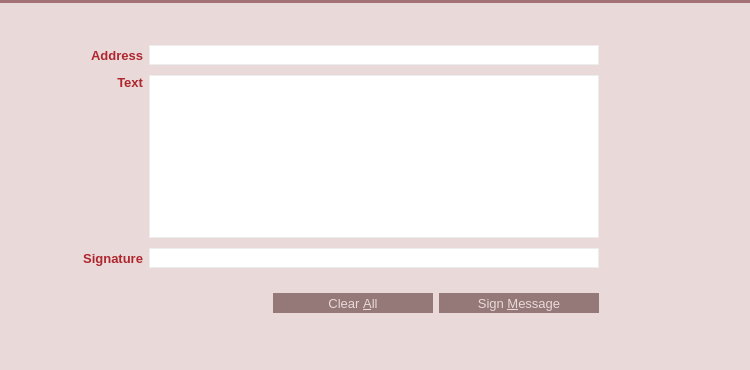
<?xml version="1.0" encoding="UTF-8"?>
<ui version="4.0">
 <class>SignMessagePage</class>
 <widget class="QWidget" name="SignMessagePage">
  <property name="geometry">
   <rect>
    <x>0</x>
    <y>0</y>
    <width>750</width>
    <height>370</height>
   </rect>
  </property>
  <property name="palette">
   <palette>
    <active>
     <colorrole role="Button">
      <brush brushstyle="SolidPattern">
       <color alpha="255">
        <red>233</red>
        <green>217</green>
        <blue>216</blue>
       </color>
      </brush>
     </colorrole>
     <colorrole role="Base">
      <brush brushstyle="SolidPattern">
       <color alpha="255">
        <red>233</red>
        <green>217</green>
        <blue>216</blue>
       </color>
      </brush>
     </colorrole>
     <colorrole role="Window">
      <brush brushstyle="SolidPattern">
       <color alpha="255">
        <red>233</red>
        <green>217</green>
        <blue>216</blue>
       </color>
      </brush>
     </colorrole>
     <colorrole role="Highlight">
      <brush brushstyle="SolidPattern">
       <color alpha="255">
        <red>235</red>
        <green>235</green>
        <blue>235</blue>
       </color>
      </brush>
     </colorrole>
     <colorrole role="HighlightedText">
      <brush brushstyle="SolidPattern">
       <color alpha="255">
        <red>171</red>
        <green>127</green>
        <blue>130</blue>
       </color>
      </brush>
     </colorrole>
    </active>
    <inactive>
     <colorrole role="Button">
      <brush brushstyle="SolidPattern">
       <color alpha="255">
        <red>233</red>
        <green>217</green>
        <blue>216</blue>
       </color>
      </brush>
     </colorrole>
     <colorrole role="Base">
      <brush brushstyle="SolidPattern">
       <color alpha="255">
        <red>233</red>
        <green>217</green>
        <blue>216</blue>
       </color>
      </brush>
     </colorrole>
     <colorrole role="Window">
      <brush brushstyle="SolidPattern">
       <color alpha="255">
        <red>233</red>
        <green>217</green>
        <blue>216</blue>
       </color>
      </brush>
     </colorrole>
     <colorrole role="Highlight">
      <brush brushstyle="SolidPattern">
       <color alpha="255">
        <red>235</red>
        <green>235</green>
        <blue>235</blue>
       </color>
      </brush>
     </colorrole>
     <colorrole role="HighlightedText">
      <brush brushstyle="SolidPattern">
       <color alpha="255">
        <red>171</red>
        <green>127</green>
        <blue>130</blue>
       </color>
      </brush>
     </colorrole>
    </inactive>
    <disabled>
     <colorrole role="Button">
      <brush brushstyle="SolidPattern">
       <color alpha="255">
        <red>233</red>
        <green>217</green>
        <blue>216</blue>
       </color>
      </brush>
     </colorrole>
     <colorrole role="Base">
      <brush brushstyle="SolidPattern">
       <color alpha="255">
        <red>233</red>
        <green>217</green>
        <blue>216</blue>
       </color>
      </brush>
     </colorrole>
     <colorrole role="Window">
      <brush brushstyle="SolidPattern">
       <color alpha="255">
        <red>233</red>
        <green>217</green>
        <blue>216</blue>
       </color>
      </brush>
     </colorrole>
     <colorrole role="Highlight">
      <brush brushstyle="SolidPattern">
       <color alpha="255">
        <red>240</red>
        <green>240</green>
        <blue>240</blue>
       </color>
      </brush>
     </colorrole>
     <colorrole role="HighlightedText">
      <brush brushstyle="SolidPattern">
       <color alpha="255">
        <red>171</red>
        <green>127</green>
        <blue>130</blue>
       </color>
      </brush>
     </colorrole>
    </disabled>
   </palette>
  </property>
  <property name="windowTitle">
   <string>Form</string>
  </property>
  <property name="styleSheet">
   <string notr="true">QLineEdit {
	border: 1px solid #ededed;
}
</string>
  </property>
  <layout class="QVBoxLayout" name="verticalLayout_4">
   <property name="spacing">
    <number>0</number>
   </property>
   <property name="margin">
    <number>0</number>
   </property>
   <item>
    <widget class="Line" name="lineBeforeAddressBook_3">
     <property name="styleSheet">
      <string notr="true">background-color: #A37276;</string>
     </property>
     <property name="frameShadow">
      <enum>QFrame::Raised</enum>
     </property>
     <property name="lineWidth">
      <number>0</number>
     </property>
     <property name="orientation">
      <enum>Qt::Horizontal</enum>
     </property>
    </widget>
   </item>
   <item>
    <widget class="QWidget" name="wHeader" native="true">
     <property name="minimumSize">
      <size>
       <width>0</width>
       <height>32</height>
      </size>
     </property>
     <property name="maximumSize">
      <size>
       <width>16777215</width>
       <height>32</height>
      </size>
     </property>
     <property name="is_header" stdset="0">
      <bool>true</bool>
     </property>
     <layout class="QHBoxLayout" name="horizontalLayout_20">
      <property name="margin">
       <number>0</number>
      </property>
      <item>
       <spacer name="horizontalSpacer_28">
        <property name="orientation">
         <enum>Qt::Horizontal</enum>
        </property>
        <property name="sizeType">
         <enum>QSizePolicy::Fixed</enum>
        </property>
        <property name="sizeHint" stdset="0">
         <size>
          <width>7</width>
          <height>20</height>
         </size>
        </property>
       </spacer>
      </item>
      <item>
       <widget class="QLabel" name="label_37">
        <property name="sizePolicy">
         <sizepolicy hsizetype="Preferred" vsizetype="Preferred">
          <horstretch>0</horstretch>
          <verstretch>0</verstretch>
         </sizepolicy>
        </property>
        <property name="minimumSize">
         <size>
          <width>30</width>
          <height>30</height>
         </size>
        </property>
        <property name="maximumSize">
         <size>
          <width>30</width>
          <height>30</height>
         </size>
        </property>
        <property name="text">
         <string/>
        </property>
        <property name="pixmap">
         <pixmap resource="../res.qrc">:/res/sign_message_icon.png</pixmap>
        </property>
       </widget>
      </item>
      <item>
       <widget class="QLabel" name="label_38">
        <property name="font">
         <font>
          <pointsize>11</pointsize>
          <stylestrategy>PreferAntialias</stylestrategy>
         </font>
        </property>
        <property name="styleSheet">
         <string notr="true">QLabel {
	color: #E9D9D8;
}</string>
        </property>
        <property name="text">
         <string>Sign Message</string>
        </property>
        <property name="buddy">
         <cstring></cstring>
        </property>
       </widget>
      </item>
     </layout>
    </widget>
   </item>
   <item>
    <widget class="QWidget" name="wContainer" native="true">
     <property name="styleSheet">
      <string notr="true">#wContainer {
	background-color: #E9D9D8;
}</string>
     </property>
     <layout class="QVBoxLayout" name="verticalLayout_2">
      <property name="spacing">
       <number>0</number>
      </property>
      <property name="margin">
       <number>0</number>
      </property>
      <item>
       <layout class="QHBoxLayout" name="horizontalLayout" stretch="1,7,1">
        <property name="spacing">
         <number>0</number>
        </property>
        <item>
         <spacer name="horizontalSpacer_29">
          <property name="orientation">
           <enum>Qt::Horizontal</enum>
          </property>
          <property name="sizeHint" stdset="0">
           <size>
            <width>136</width>
            <height>216</height>
           </size>
          </property>
         </spacer>
        </item>
        <item>
         <layout class="QVBoxLayout" name="verticalLayout_3">
          <property name="topMargin">
           <number>0</number>
          </property>
          <item>
         <layout class="QGridLayout" name="gridLayout_5">
            <property name="topMargin">
             <number>6</number>
            </property>
            <property name="bottomMargin">
             <number>3</number>
            </property>
          <property name="spacing">
           <number>6</number>
          </property>
          <item row="2" column="0">
           <widget class="QLabel" name="label_40">
            <property name="font">
             <font>
              <pointsize>10</pointsize>
              <weight>75</weight>
              <bold>true</bold>
             </font>
            </property>
            <property name="styleSheet">
             <string notr="true">QLabel {
	color: #AF272E;
}</string>
            </property>
            <property name="text">
             <string>Signature</string>
            </property>
            <property name="alignment">
             <set>Qt::AlignRight|Qt::AlignTrailing|Qt::AlignVCenter</set>
            </property>
            <property name="margin">
             <number>5</number>
            </property>
           </widget>
          </item>
            <item row="0" column="3">
             <widget class="QPushButton" name="addressBookButton_SM">
            <property name="minimumSize">
             <size>
              <width>28</width>
              <height>28</height>
             </size>
            </property>
            <property name="maximumSize">
             <size>
              <width>28</width>
              <height>28</height>
             </size>
            </property>
            <property name="toolTip">
               <string>Choose an address from the address book</string>
            </property>
            <property name="styleSheet">
             <string notr="true">QPushButton {
	border: 0px solid gray;
	image: url(:/res/addressbook/normal.png);	
}

QPushButton:!enabled {
	image: url(:/res/addressbook/disabled.png);
}

QPushButton:pressed:flat {
	image: url(:/res/addressbook/pressed.png);
}

QPushButton:hover {
	image: url(:/res/addressbook/hover.png);
}</string>
            </property>
              <property name="shortcut">
               <string>Alt+A</string>
            </property>
            <property name="flat">
             <bool>true</bool>
            </property>
           </widget>
          </item>
          <item row="0" column="2">
           <widget class="QPushButton" name="pasteButton_SM">
            <property name="minimumSize">
             <size>
              <width>28</width>
              <height>28</height>
             </size>
            </property>
            <property name="maximumSize">
             <size>
              <width>28</width>
              <height>28</height>
             </size>
            </property>
            <property name="toolTip">
             <string>Paste address from clipboard</string>
            </property>
            <property name="styleSheet">
             <string notr="true">QPushButton {
	border: 0px solid gray;
	image: url(:/res/paste/normal.png);	
}

QPushButton:!enabled {
	image: url(:/res/paste/disabled.png);
}

QPushButton:pressed:flat {
	image: url(:/res/paste/pressed.png);
}

QPushButton:hover {
	image: url(:/res/paste/hover.png);
}</string>
            </property>
            <property name="shortcut">
             <string>Alt+P</string>
            </property>
            <property name="flat">
             <bool>true</bool>
            </property>
           </widget>
          </item>
            <item row="0" column="0">
             <widget class="QLabel" name="label_39">
              <property name="font">
               <font>
                <pointsize>10</pointsize>
                <weight>75</weight>
                <bold>true</bold>
               </font>
              </property>
              <property name="styleSheet">
               <string notr="true">QLabel {
	color: #AF272E;
}</string>
              </property>
              <property name="text">
               <string>Address</string>
              </property>
              <property name="alignment">
               <set>Qt::AlignRight|Qt::AlignTrailing|Qt::AlignVCenter</set>
              </property>
              <property name="margin">
               <number>5</number>
              </property>
             </widget>
            </item>
            <item row="0" column="1">
             <widget class="QValidatedLineEdit" name="addressIn_SM">
              <property name="minimumSize">
               <size>
                <width>0</width>
                <height>20</height>
               </size>
              </property>
              <property name="font">
               <font>
                <pointsize>10</pointsize>
               </font>
              </property>
              <property name="toolTip">
               <string>The address to sign the message with (e.g. MNS17iag9jJgTHD1VXjvLCEnZuQ3rJDE9L)</string>
              </property>
              <property name="maxLength">
               <number>34</number>
              </property>
             </widget>
            </item>
            <item row="1" column="0">
             <widget class="QLabel" name="label_41">
              <property name="font">
               <font>
                <pointsize>10</pointsize>
                <weight>75</weight>
                <bold>true</bold>
               </font>
              </property>
              <property name="styleSheet">
               <string notr="true">QLabel {
	color: #AF272E;
}</string>
              </property>
              <property name="text">
               <string>Text</string>
              </property>
              <property name="alignment">
               <set>Qt::AlignRight|Qt::AlignTop|Qt::AlignTrailing</set>
              </property>
              <property name="margin">
               <number>5</number>
              </property>
             </widget>
            </item>
            <item row="1" column="1">
             <widget class="QPlainTextEdit" name="messageIn_SM">
              <property name="font">
               <font>
                <pointsize>10</pointsize>
               </font>
              </property>
              <property name="toolTip">
               <string>Enter the message you want to sign here</string>
              </property>
              <property name="styleSheet">
               <string notr="true">QPlainTextEdit {
	border: 1px solid #ededed;
}</string>
              </property>
              <property name="plainText">
               <string/>
              </property>
              <property name="backgroundVisible">
               <bool>false</bool>
              </property>
             </widget>
            </item>
            <item row="2" column="2">
             <widget class="QPushButton" name="copySignatureButton_SM">
              <property name="minimumSize">
               <size>
                <width>28</width>
                <height>28</height>
               </size>
              </property>
              <property name="maximumSize">
               <size>
                <width>28</width>
                <height>28</height>
               </size>
              </property>
              <property name="toolTip">
               <string>Copy the current signature to the system clipboard</string>
              </property>
              <property name="styleSheet">
               <string notr="true">QPushButton {
	border: 0px solid gray;
	image: url(:/res/copy/normal.png);
}

QPushButton:pressed:flat {
	image: url(:/res/copy/pressed.png);
}

QPushButton:hover {
	image: url(:/res/copy/hover.png);
}</string>
              </property>
              <property name="text">
               <string/>
              </property>
              <property name="flat">
               <bool>true</bool>
              </property>
             </widget>
            </item>
          <item row="2" column="1">
           <widget class="QLineEdit" name="signatureOut_SM">
            <property name="minimumSize">
             <size>
              <width>0</width>
              <height>20</height>
             </size>
            </property>
            <property name="font">
             <font>
              <pointsize>10</pointsize>
             </font>
            </property>
            <property name="readOnly">
             <bool>true</bool>
            </property>
           </widget>
          </item>
           </layout>
          </item>
          <item>
           <widget class="QLabel" name="statusLabel_SM">
            <property name="font">
             <font>
              <pointsize>10</pointsize>
              <weight>75</weight>
              <bold>true</bold>
             </font>
            </property>
            <property name="text">
             <string/>
            </property>
            <property name="alignment">
             <set>Qt::AlignCenter</set>
            </property>
            <property name="wordWrap">
             <bool>true</bool>
            </property>
           </widget>
          </item>
          <item>
           <widget class="QWidget" name="wAcceptHolder" native="true">
            <property name="minimumSize">
             <size>
              <width>0</width>
              <height>26</height>
             </size>
            </property>
            <layout class="QHBoxLayout" name="horizontalLayout_22">
             <property name="margin">
              <number>0</number>
             </property>
             <item>
              <spacer name="horizontalSpacer_30">
               <property name="orientation">
                <enum>Qt::Horizontal</enum>
               </property>
               <property name="sizeHint" stdset="0">
                <size>
                 <width>40</width>
                 <height>20</height>
                </size>
               </property>
              </spacer>
             </item>
             <item>
              <widget class="QPushButton" name="clearButton_SM">
               <property name="minimumSize">
                <size>
                 <width>160</width>
                 <height>20</height>
                </size>
               </property>
               <property name="maximumSize">
                <size>
                 <width>160</width>
                 <height>20</height>
                </size>
               </property>
               <property name="font">
                <font>
                 <pointsize>10</pointsize>
                 <stylestrategy>PreferAntialias</stylestrategy>
                </font>
               </property>
               <property name="toolTip">
                <string>Reset all sign message fields</string>
               </property>
               <property name="styleSheet">
                <string notr="true">QPushButton {
	background-color: #947978;
	color: #E9D9D8;
	border: 0px solid gray;
	max-height: 20px;
	min-height: 20px;
	max-width: 160px;
	min-width: 160px;
}

QPushButton:hover {
	background-color: #AF272E;
}

QPushButton:pressed:flat {
	background-color: #9D0B17;
}</string>
               </property>
               <property name="text">
                <string>Clear &amp;All</string>
               </property>
               <property name="flat">
                <bool>true</bool>
               </property>
              </widget>
             </item>
             <item>
              <widget class="QPushButton" name="signMessageButton_SM">
               <property name="font">
                <font>
                 <pointsize>10</pointsize>
                 <stylestrategy>PreferAntialias</stylestrategy>
                </font>
               </property>
               <property name="toolTip">
                <string>Sign the message to prove you own this Bitcoin address</string>
               </property>
               <property name="styleSheet">
                <string notr="true">QPushButton {
	background-color: #947978;
	color: #E9D9D8;
	border: 0px solid gray;
	max-height: 20px;
	min-height: 20px;
	max-width: 160px;
	min-width: 160px;
}

QPushButton:hover {
	background-color: #AF272E;
}

QPushButton:pressed:flat {
	background-color: #9D0B17;
}</string>
               </property>
               <property name="text">
                <string>Sign &amp;Message</string>
               </property>
               <property name="flat">
                <bool>true</bool>
               </property>
              </widget>
             </item>
             <item>
              <spacer name="horizontalSpacer">
               <property name="orientation">
                <enum>Qt::Horizontal</enum>
            </property>
               <property name="sizeType">
                <enum>QSizePolicy::Fixed</enum>
            </property>
               <property name="sizeHint" stdset="0">
             <size>
                 <width>68</width>
              <height>20</height>
             </size>
            </property>
              </spacer>
          </item>
            </layout>
           </widget>
          </item>
         </layout>
        </item>
        <item>
         <spacer name="horizontalSpacer_31">
          <property name="orientation">
           <enum>Qt::Horizontal</enum>
          </property>
          <property name="sizeHint" stdset="0">
           <size>
            <width>136</width>
            <height>20</height>
           </size>
          </property>
         </spacer>
        </item>
       </layout>
      </item>
      <item>
       <spacer name="verticalSpacer">
        <property name="orientation">
         <enum>Qt::Vertical</enum>
        </property>
        <property name="sizeHint" stdset="0">
         <size>
          <width>20</width>
          <height>82</height>
         </size>
        </property>
       </spacer>
      </item>
     </layout>
    </widget>
   </item>
  </layout>
 </widget>
 <customwidgets>
  <customwidget>
   <class>QValidatedLineEdit</class>
   <extends>QLineEdit</extends>
   <header>qvalidatedlineedit.h</header>
  </customwidget>
 </customwidgets>
 <resources>
  <include location="../res.qrc"/>
 </resources>
 <connections/>
</ui>
